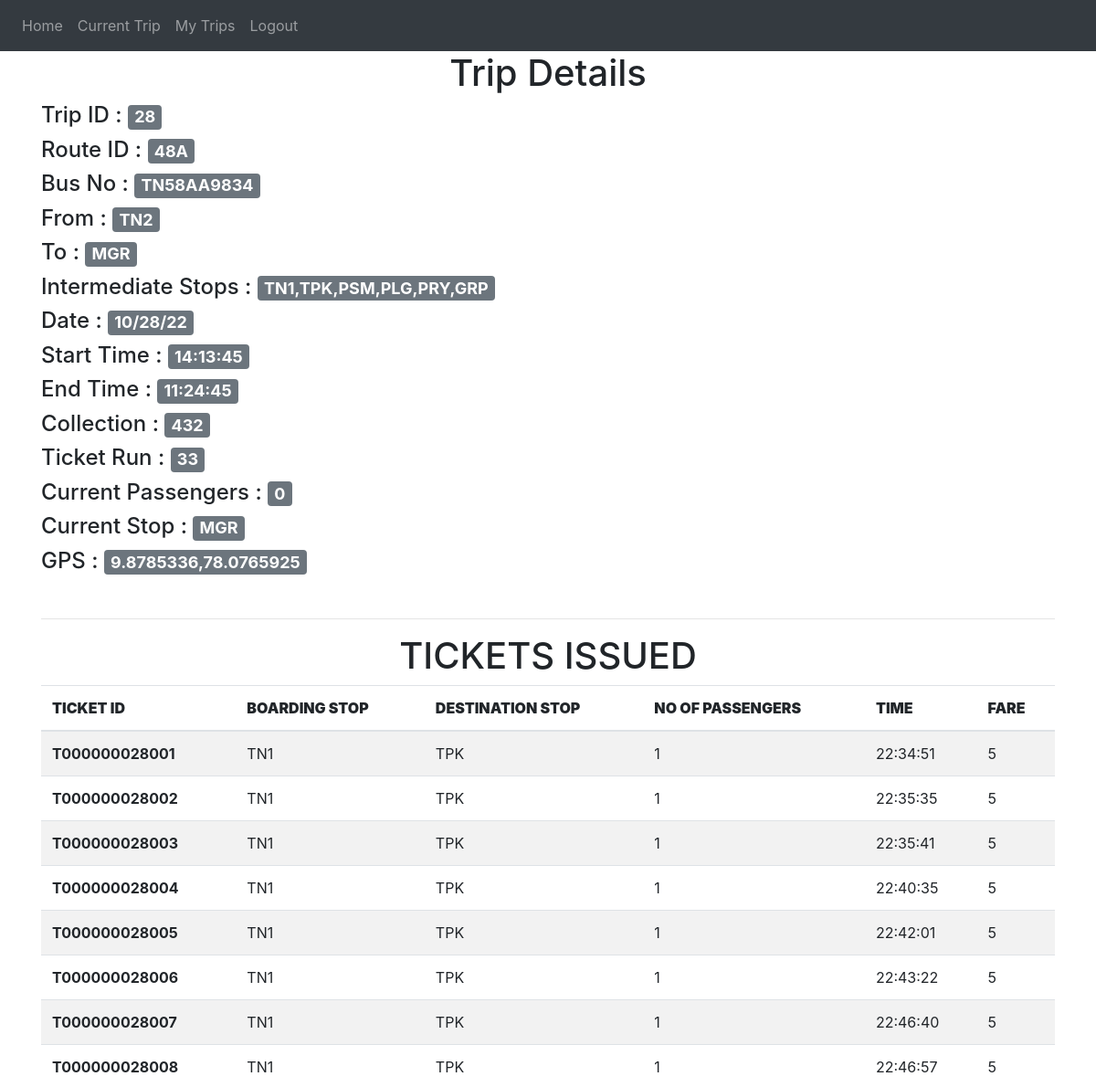
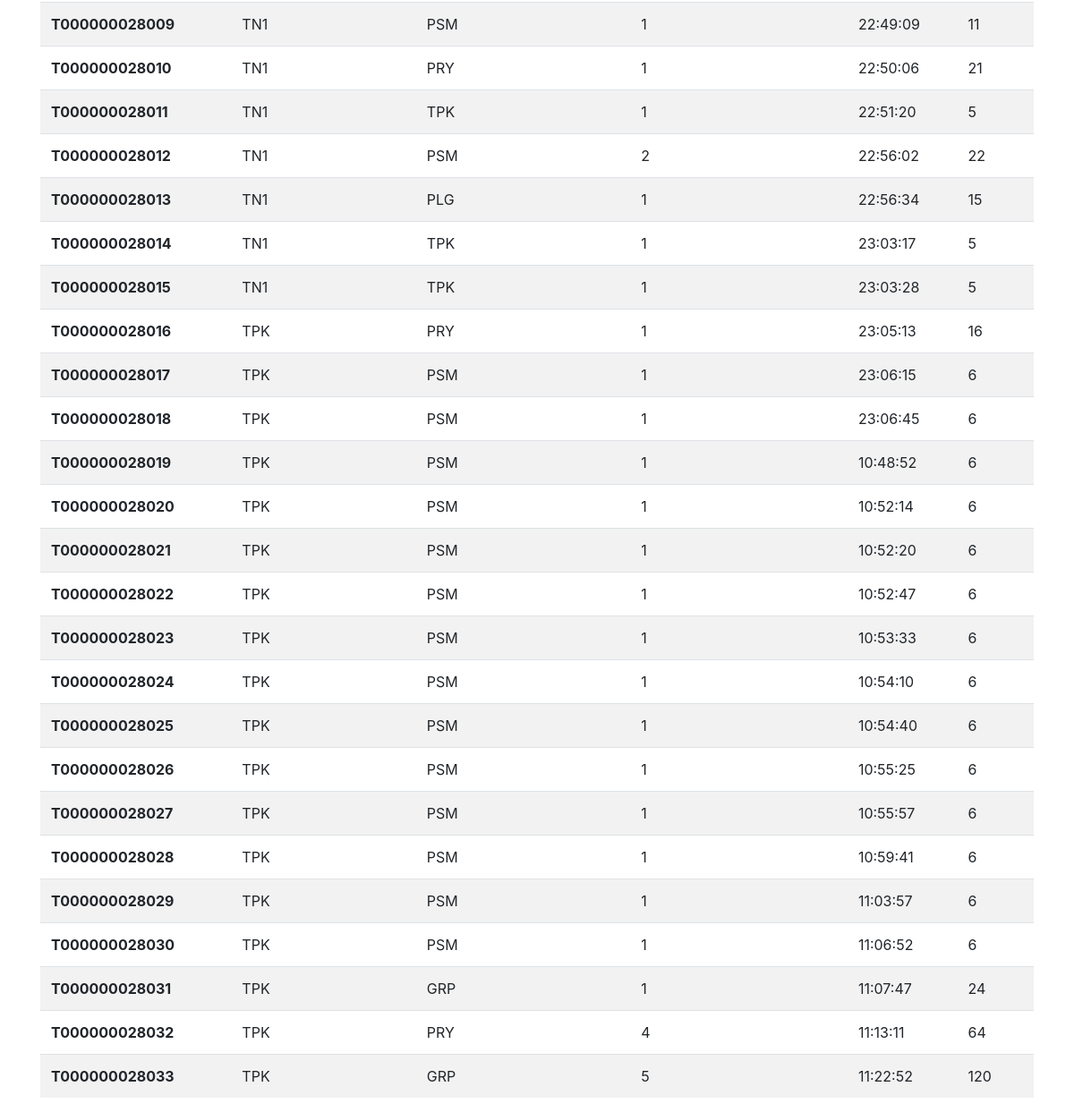
/conductor-view-details/28 (signed in), run on the app's committed database (2 pictures, top to bottom).
### website/models.py (models this page shows)
class Trip(db.Model,UserMixin):
    trip_id = db.Column(db.Integer , primary_key = True)
    route_id = db.Column(db.String(100))
    conductor_id = db.Column(db.Integer , db.ForeignKey('user.id'))
    date = db.Column(db.String(100))
    collection = db.Column(db.Integer)
    ticket_run = db.Column(db.Integer)
    start_time =db.Column(db.String(100))
    end_time = db.Column(db.String(100))
    status =db.Column(db.String(1))
    current_passengers= db.Column(db.Integer)
    current_stop = db.Column(db.String)
    bus_no = db.Column(db.String)
    gps = db.Column(db.String(100))
    gps_update_time = db.Column(db.String)
    tickets = db.relationship('Ticket')
    lat = db.Column(db.String)
    long = db.Column(db.String)

class Route(db.Model):
    route_id = db.Column(db.Text , primary_key = True)
    start =db.Column(db.String(100))
    end =db.Column(db.String(100))
    stops = db.Column(db.String(100))

class Ticket(db.Model,UserMixin):
    ticket_id = db.Column(db.String(100), primary_key = True)
    trip_id = db.Column(db.Integer , db.ForeignKey('trip.trip_id'))
    passenger_account_number =  db.Column(db.String)
    route = db.Column(db.String(100))
    boarding_stop = db.Column(db.String(100))
    destination_stop = db.Column(db.String(100))
    date = db.Column(db.String(100))
    time = db.Column(db.String(100))
    no = db.Column(db.Integer)
    fare = db.Column(db.Integer)

### website/views.py (the view)
@views.route('/conductor-view-details/<trip_id>', methods=['GET', 'POST'])
@login_required
def conductor_view_details (trip_id):
    trip = Trip.query.filter_by(trip_id=trip_id).first()
    route = Route.query.filter_by(route_id = trip.route_id ).first()
    tickets = trip.tickets
    return render_template("conductor_view_details.html" , user = current_user, trip=trip, route=route , tickets = tickets)

### website/__init__.py (called while the page is built)
def create_app():
    app = Flask(__name__)
    app.config['SECRET_KEY'] = '#itsactuallyapassword'
    app.config['SQLALCHEMY_DATABASE_URI'] = f'sqlite:///{DB_NAME}'
    db.init_app(app)
    from .views import views
    from .auth import auth
    app.register_blueprint(views, url_prefix='/')
    app.register_blueprint(auth, url_prefix='/')
    from .models import User, Conductor_details
    create_database(app)
    login_manager = LoginManager()
    login_manager.login_view = 'auth.login'
    login_manager.init_app(app)
    @login_manager.user_loader
    def load_user(id):
        return User.query.get(int(id))
    return app

### website/templates/conductor_view_details.html (shortened to what this page needs)
{% extends "base.html" %}
{% block content %}
<div>
{%if trip and route%}
    <div>
        <h1 align = "center">
            Trip Details
        </h1>
    </div>
    <div>
        <h4>Trip ID            :    <span class="badge bg-secondary btn-primary">{{trip.trip_id}}</span></h4>
        <h4>Route ID           :    <span class="badge bg-secondary btn-primary">{{trip.route_id}}</span></h4>
        <h4>Bus No             :    <span class="badge bg-secondary btn-primary">{{trip.bus_no}}</span></h4>
        <h4>From               :    <span class="badge bg-secondary btn-primary">{{route.start}}</span></h4>
        <h4>To                 :    <span class="badge bg-secondary btn-primary">{{route.end}}</span></h4>
        <h4>Intermediate Stops :    <span class="badge bg-secondary btn-primary">{{route.stops}}</span></h4>
        <h4>Date               :    <span class="badge bg-secondary btn-primary">{{trip.date}}</span></h4>
        <h4>Start Time         :    <span class="badge bg-secondary btn-primary">{{trip.start_time}}</span></h4>
        <h4>End Time           :    <span class="badge bg-secondary btn-primary">{{trip.end_time}}</span></h4>
        <h4>Collection         :    <span class="badge bg-secondary btn-primary">{{trip.collection}}</span></h4>
        <h4>Ticket Run         :    <span class="badge bg-secondary btn-primary">{{trip.ticket_run}}</span></h4>
        <h4>Current Passengers :    <span class="badge bg-secondary btn-primary">{{trip.current_passengers}}</span></h4>
        <h4>Current Stop       :    <span class="badge bg-secondary btn-primary">{{trip.current_stop}}</span></h4>
        <h4>GPS                :    <span class="badge bg-secondary btn-primary">{{trip.gps}}</span></h4>
    </div>
{%endif%}
<br><hr>
    <div>
        <h1 align = "center">TICKETS ISSUED</h1>
      <table class="table table-striped">
        <thead>
          <tr>
            <th scope="col" ><b>TICKET ID</b></th>
            <th scope="col"><b>BOARDING STOP</b></th>
            <th scope="col"><b>DESTINATION STOP</b></th>
            <th scope="col"><b>NO OF PASSENGERS</b></th>
            <th scope="col"><b>TIME</b></th>
            <th scope="col"><b>FARE</b></th>
          </tr>
        </thead>
        <tbody>
          {%for t in tickets %}
          <tr>
            <th>{{t.ticket_id}}</th>
            <td>{{t.boarding_stop}}</td>
            <td>{{t.destination_stop}}</td>
            <td>{{t.no}}</td>
            <td>{{t.time}}</td>
            <td>{{t.fare}}</td>
          </tr>
          {%endfor%}
        </tbody>
      </table>
    </div>
</div>
{% endblock %}

### data on the page
Trip: trip_id "28", route_id "48A", bus_no "TN58AA9834", date "10/28/22", start_time "14:13:45", end_time "11:24:45", collection "432", ticket_run "33", current_passengers "0", current_stop "MGR", gps "9.8785336,78.0765925"
Route: start "TN2", end "MGR", stops "TN1,TPK,PSM,PLG,PRY,GRP"
Ticket: ticket_id "T000000028001", boarding_stop "TN1", destination_stop "TPK", no "1", time "22:34:51", fare "5"
Ticket: ticket_id "T000000028002", boarding_stop "TN1", destination_stop "TPK", no "1", time "22:35:35", fare "5"
Ticket: ticket_id "T000000028003", boarding_stop "TN1", destination_stop "TPK", no "1", time "22:35:41", fare "5"
Ticket: ticket_id "T000000028004", boarding_stop "TN1", destination_stop "TPK", no "1", time "22:40:35", fare "5"
Ticket: ticket_id "T000000028005", boarding_stop "TN1", destination_stop "TPK", no "1", time "22:42:01", fare "5"
Ticket: ticket_id "T000000028006", boarding_stop "TN1", destination_stop "TPK", no "1", time "22:43:22", fare "5"
Ticket: ticket_id "T000000028007", boarding_stop "TN1", destination_stop "TPK", no "1", time "22:46:40", fare "5"
Ticket: ticket_id "T000000028008", boarding_stop "TN1", destination_stop "TPK", no "1", time "22:46:57", fare "5"
Ticket: ticket_id "T000000028009", boarding_stop "TN1", destination_stop "PSM", no "1", time "22:49:09", fare "11"
Ticket: ticket_id "T000000028010", boarding_stop "TN1", destination_stop "PRY", no "1", time "22:50:06", fare "21"
Ticket: ticket_id "T000000028011", boarding_stop "TN1", destination_stop "TPK", no "1", time "22:51:20", fare "5"
Ticket: ticket_id "T000000028012", boarding_stop "TN1", destination_stop "PSM", no "2", time "22:56:02", fare "22"
Ticket: ticket_id "T000000028013", boarding_stop "TN1", destination_stop "PLG", no "1", time "22:56:34", fare "15"
Ticket: ticket_id "T000000028014", boarding_stop "TN1", destination_stop "TPK", no "1", time "23:03:17", fare "5"
Ticket: ticket_id "T000000028015", boarding_stop "TN1", destination_stop "TPK", no "1", time "23:03:28", fare "5"
Ticket: ticket_id "T000000028016", boarding_stop "TPK", destination_stop "PRY", no "1", time "23:05:13", fare "16"
Ticket: ticket_id "T000000028017", boarding_stop "TPK", destination_stop "PSM", no "1", time "23:06:15", fare "6"
Ticket: ticket_id "T000000028018", boarding_stop "TPK", destination_stop "PSM", no "1", time "23:06:45", fare "6"
Ticket: ticket_id "T000000028019", boarding_stop "TPK", destination_stop "PSM", no "1", time "10:48:52", fare "6"
Ticket: ticket_id "T000000028020", boarding_stop "TPK", destination_stop "PSM", no "1", time "10:52:14", fare "6"
Ticket: ticket_id "T000000028021", boarding_stop "TPK", destination_stop "PSM", no "1", time "10:52:20", fare "6"
Ticket: ticket_id "T000000028022", boarding_stop "TPK", destination_stop "PSM", no "1", time "10:52:47", fare "6"
Ticket: ticket_id "T000000028023", boarding_stop "TPK", destination_stop "PSM", no "1", time "10:53:33", fare "6"
Ticket: ticket_id "T000000028024", boarding_stop "TPK", destination_stop "PSM", no "1", time "10:54:10", fare "6"
Ticket: ticket_id "T000000028025", boarding_stop "TPK", destination_stop "PSM", no "1", time "10:54:40", fare "6"
Ticket: ticket_id "T000000028026", boarding_stop "TPK", destination_stop "PSM", no "1", time "10:55:25", fare "6"
Ticket: ticket_id "T000000028027", boarding_stop "TPK", destination_stop "PSM", no "1", time "10:55:57", fare "6"
Ticket: ticket_id "T000000028028", boarding_stop "TPK", destination_stop "PSM", no "1", time "10:59:41", fare "6"
Ticket: ticket_id "T000000028029", boarding_stop "TPK", destination_stop "PSM", no "1", time "11:03:57", fare "6"
Ticket: ticket_id "T000000028030", boarding_stop "TPK", destination_stop "PSM", no "1", time "11:06:52", fare "6"
Ticket: ticket_id "T000000028031", boarding_stop "TPK", destination_stop "GRP", no "1", time "11:07:47", fare "24"
Ticket: ticket_id "T000000028032", boarding_stop "TPK", destination_stop "PRY", no "4", time "11:13:11", fare "64"
Ticket: ticket_id "T000000028033", boarding_stop "TPK", destination_stop "GRP", no "5", time "11:22:52", fare "120"
